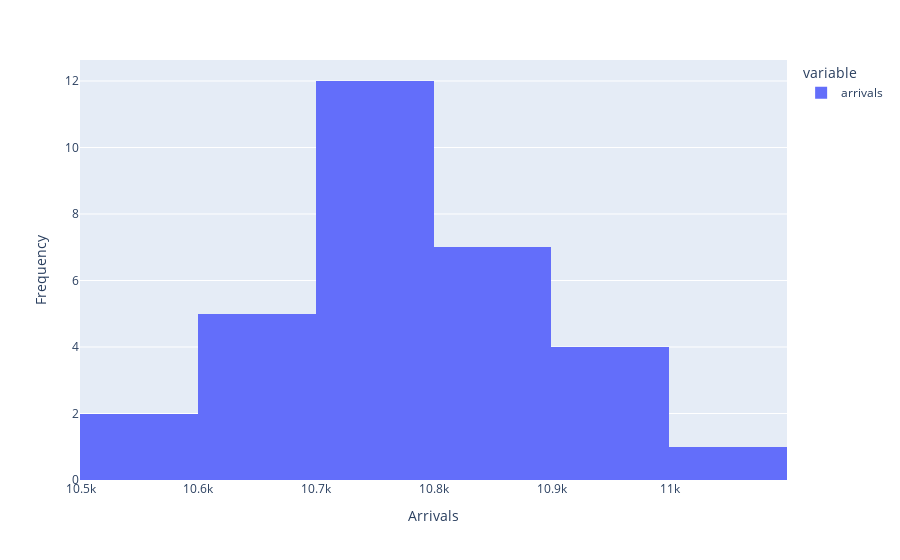
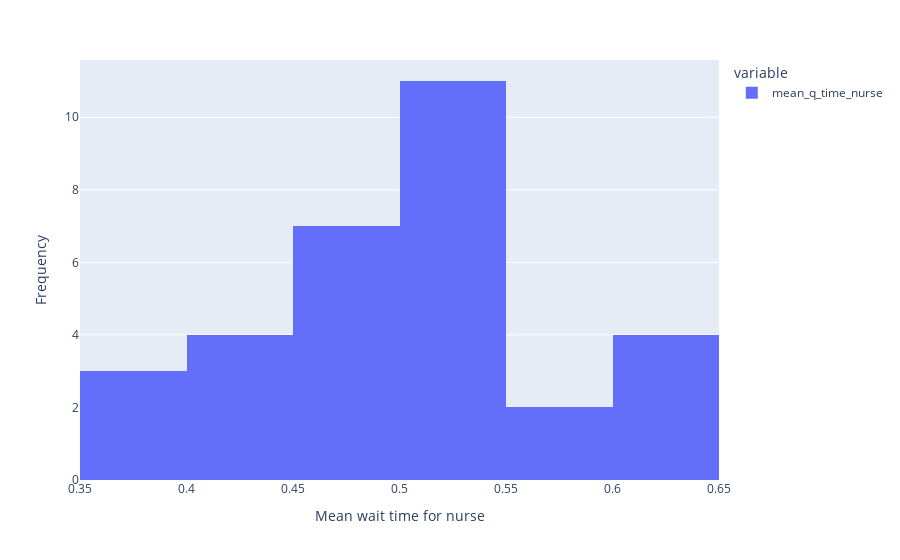
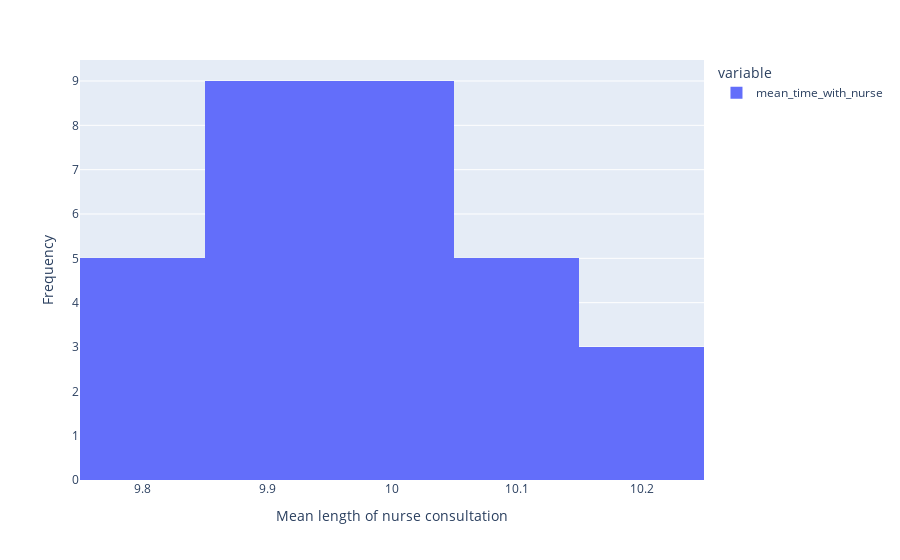
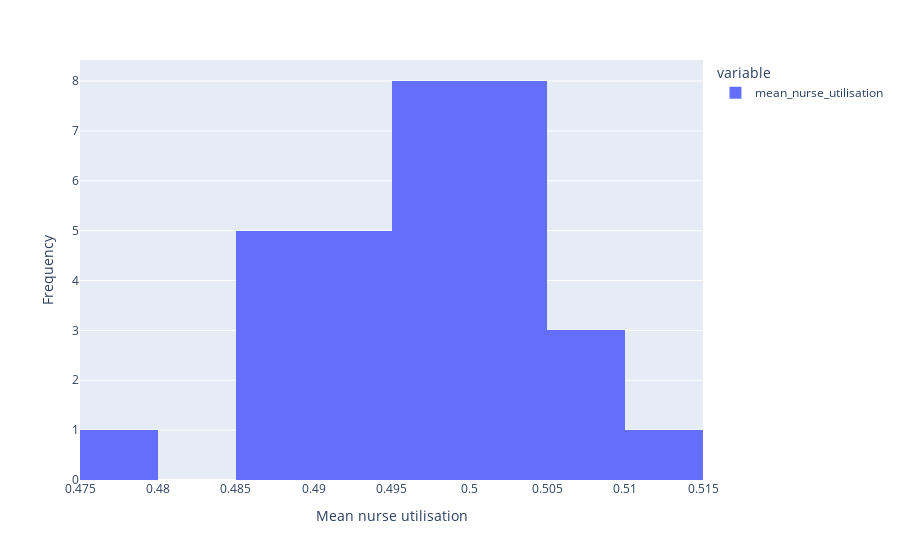

These figures' notebook cell, in order:
### Code cell
plot_results_spread('arrivals', 'Arrivals')
plot_results_spread('mean_q_time_nurse', 'Mean wait time for nurse')
plot_results_spread('mean_time_with_nurse',
                    'Mean length of nurse consultation')
plot_results_spread('mean_nurse_utilisation', 'Mean nurse utilisation')

### Figure 1 — Plotly figure (JSON) as saved in the notebook; plotly's stock layout.template omitted (floating-point values rounded to 4 significant figures)
{"data": [{"alignmentgroup": "True", "bingroup": "x", "hovertemplate": "variable=arrivals<br>value=%{x}<br>count=%{y}<extra></extra>", "legendgroup": "arrivals", "marker": {"color": "#636efa", "pattern": {"shape": ""}}, "name": "arrivals", "offsetgroup": "arrivals", "orientation": "v", "showlegend": true, "type": "histogram", "x": [10972, 10784, 10854, 10831, 10720, 10772, 10831, 10781, 10772, 10705, 10927, 10688, 11092, 10640, 10904, 10849, 10719, 10713, 10568, 10707, 10845, 10726, 10618, 10914, 10660, 10685, 10806, 10748, 10589, 10863, 10796], "xaxis": "x", "yaxis": "y"}], "layout": {"barmode": "relative", "legend": {"title": {"text": "variable"}, "tracegroupgap": 0}, "margin": {"t": 60}, "xaxis": {"anchor": "y", "domain": [0, 1], "title": {"text": "Arrivals"}}, "yaxis": {"anchor": "x", "domain": [0, 1], "title": {"text": "Frequency"}}}}

### Figure 2 — Plotly figure (JSON) as saved in the notebook; plotly's stock layout.template omitted (floating-point values rounded to 4 significant figures)
{"data": [{"alignmentgroup": "True", "bingroup": "x", "hovertemplate": "variable=mean_q_time_nurse<br>value=%{x}<br>count=%{y}<extra></extra>", "legendgroup": "mean_q_time_nurse", "marker": {"color": "#636efa", "pattern": {"shape": ""}}, "name": "mean_q_time_nurse", "offsetgroup": "mean_q_time_nurse", "orientation": "v", "showlegend": true, "type": "histogram", "x": [0.5045, 0.5142, 0.5232, 0.4791, 0.4615, 0.3883, 0.4669, 0.6259, 0.4685, 0.5634, 0.5626, 0.3978, 0.4453, 0.4398, 0.6108, 0.4767, 0.4283, 0.5056, 0.3616, 0.4192, 0.612, 0.5173, 0.5317, 0.5271, 0.503, 0.6271, 0.5062, 0.4926, 0.4577, 0.5422, 0.5102], "xaxis": "x", "yaxis": "y"}], "layout": {"barmode": "relative", "legend": {"title": {"text": "variable"}, "tracegroupgap": 0}, "margin": {"t": 60}, "xaxis": {"anchor": "y", "domain": [0, 1], "title": {"text": "Mean wait time for nurse"}}, "yaxis": {"anchor": "x", "domain": [0, 1], "title": {"text": "Frequency"}}}}

### Figure 3 — Plotly figure (JSON) as saved in the notebook; plotly's stock layout.template omitted (floating-point values rounded to 4 significant figures)
{"data": [{"alignmentgroup": "True", "bingroup": "x", "hovertemplate": "variable=mean_time_with_nurse<br>value=%{x}<br>count=%{y}<extra></extra>", "legendgroup": "mean_time_with_nurse", "marker": {"color": "#636efa", "pattern": {"shape": ""}}, "name": "mean_time_with_nurse", "offsetgroup": "mean_time_with_nurse", "orientation": "v", "showlegend": true, "type": "histogram", "x": [9.842, 10.06, 9.925, 9.937, 10.02, 9.885, 10.04, 10.09, 10.2, 10.09, 10.08, 9.893, 9.811, 9.934, 10.17, 9.976, 9.81, 9.989, 9.8, 9.919, 9.814, 9.858, 9.97, 9.925, 9.965, 10.24, 10.04, 10.05, 10.04, 10.03, 9.922], "xaxis": "x", "yaxis": "y"}], "layout": {"barmode": "relative", "legend": {"title": {"text": "variable"}, "tracegroupgap": 0}, "margin": {"t": 60}, "xaxis": {"anchor": "y", "domain": [0, 1], "title": {"text": "Mean length of nurse consultation"}}, "yaxis": {"anchor": "x", "domain": [0, 1], "title": {"text": "Frequency"}}}}

### Figure 4 — Plotly figure (JSON) as saved in the notebook; plotly's stock layout.template omitted (floating-point values rounded to 4 significant figures)
{"data": [{"alignmentgroup": "True", "bingroup": "x", "hovertemplate": "variable=mean_nurse_utilisation<br>value=%{x}<br>count=%{y}<extra></extra>", "legendgroup": "mean_nurse_utilisation", "marker": {"color": "#636efa", "pattern": {"shape": ""}}, "name": "mean_nurse_utilisation", "offsetgroup": "mean_nurse_utilisation", "orientation": "v", "showlegend": true, "type": "histogram", "x": [0.4996, 0.502, 0.4981, 0.4982, 0.4969, 0.4929, 0.5034, 0.5034, 0.5088, 0.5, 0.5098, 0.4895, 0.5034, 0.4893, 0.5131, 0.501, 0.4867, 0.4954, 0.4794, 0.4915, 0.4926, 0.4894, 0.4893, 0.5014, 0.4916, 0.5061, 0.5023, 0.5, 0.4924, 0.5046, 0.4958], "xaxis": "x", "yaxis": "y"}], "layout": {"barmode": "relative", "legend": {"title": {"text": "variable"}, "tracegroupgap": 0}, "margin": {"t": 60}, "xaxis": {"anchor": "y", "domain": [0, 1], "title": {"text": "Mean nurse utilisation"}}, "yaxis": {"anchor": "x", "domain": [0, 1], "title": {"text": "Frequency"}}}}
